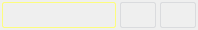
<?xml version="1.0" encoding="UTF-8"?>
<ui version="4.0">
 <class>ObjectLinkWidget</class>
 <widget class="QWidget" name="ObjectLinkWidget">
  <property name="geometry">
   <rect>
    <x>0</x>
    <y>0</y>
    <width>198</width>
    <height>30</height>
   </rect>
  </property>
  <property name="sizePolicy">
   <sizepolicy hsizetype="Preferred" vsizetype="Minimum">
    <horstretch>0</horstretch>
    <verstretch>0</verstretch>
   </sizepolicy>
  </property>
  <property name="windowTitle">
   <string>Graphics Object</string>
  </property>
  <property name="toolTip">
   <string/>
  </property>
  <layout class="QHBoxLayout" name="horizontalLayout">
   <property name="spacing">
    <number>0</number>
   </property>
   <property name="margin">
    <number>0</number>
   </property>
   <item>
    <widget class="QObjectLinkWidgetPushButton" name="objectNamePB">
     <property name="sizePolicy">
      <sizepolicy hsizetype="Expanding" vsizetype="Preferred">
       <horstretch>0</horstretch>
       <verstretch>0</verstretch>
      </sizepolicy>
     </property>
     <property name="palette">
      <palette>
       <active>
        <colorrole role="WindowText">
         <brush brushstyle="SolidPattern">
          <color alpha="255">
           <red>0</red>
           <green>0</green>
           <blue>0</blue>
          </color>
         </brush>
        </colorrole>
        <colorrole role="Button">
         <brush brushstyle="LinearGradientPattern">
          <gradient startx="0.000000000000000" starty="0.000000000000000" endx="0.000000000000000" endy="1.000000000000000" type="LinearGradient" spread="PadSpread" coordinatemode="ObjectBoundingMode">
           <gradientstop position="0.000000000000000">
            <color alpha="255">
             <red>253</red>
             <green>253</green>
             <blue>126</blue>
            </color>
           </gradientstop>
           <gradientstop position="1.000000000000000">
            <color alpha="255">
             <red>253</red>
             <green>253</green>
             <blue>126</blue>
            </color>
           </gradientstop>
          </gradient>
         </brush>
        </colorrole>
        <colorrole role="Light">
         <brush brushstyle="SolidPattern">
          <color alpha="255">
           <red>255</red>
           <green>255</green>
           <blue>255</blue>
          </color>
         </brush>
        </colorrole>
        <colorrole role="Midlight">
         <brush brushstyle="SolidPattern">
          <color alpha="255">
           <red>255</red>
           <green>255</green>
           <blue>191</blue>
          </color>
         </brush>
        </colorrole>
        <colorrole role="Dark">
         <brush brushstyle="SolidPattern">
          <color alpha="255">
           <red>127</red>
           <green>127</green>
           <blue>63</blue>
          </color>
         </brush>
        </colorrole>
        <colorrole role="Mid">
         <brush brushstyle="SolidPattern">
          <color alpha="255">
           <red>170</red>
           <green>170</green>
           <blue>84</blue>
          </color>
         </brush>
        </colorrole>
        <colorrole role="Text">
         <brush brushstyle="SolidPattern">
          <color alpha="255">
           <red>0</red>
           <green>0</green>
           <blue>0</blue>
          </color>
         </brush>
        </colorrole>
        <colorrole role="BrightText">
         <brush brushstyle="SolidPattern">
          <color alpha="255">
           <red>255</red>
           <green>255</green>
           <blue>255</blue>
          </color>
         </brush>
        </colorrole>
        <colorrole role="ButtonText">
         <brush brushstyle="SolidPattern">
          <color alpha="255">
           <red>0</red>
           <green>0</green>
           <blue>0</blue>
          </color>
         </brush>
        </colorrole>
        <colorrole role="Base">
         <brush brushstyle="LinearGradientPattern">
          <gradient startx="0.000000000000000" starty="0.000000000000000" endx="0.000000000000000" endy="1.000000000000000" type="LinearGradient" spread="PadSpread" coordinatemode="ObjectBoundingMode">
           <gradientstop position="0.000000000000000">
            <color alpha="255">
             <red>253</red>
             <green>253</green>
             <blue>126</blue>
            </color>
           </gradientstop>
           <gradientstop position="1.000000000000000">
            <color alpha="255">
             <red>253</red>
             <green>253</green>
             <blue>126</blue>
            </color>
           </gradientstop>
          </gradient>
         </brush>
        </colorrole>
        <colorrole role="Window">
         <brush brushstyle="LinearGradientPattern">
          <gradient startx="0.000000000000000" starty="0.000000000000000" endx="0.000000000000000" endy="1.000000000000000" type="LinearGradient" spread="PadSpread" coordinatemode="ObjectBoundingMode">
           <gradientstop position="0.000000000000000">
            <color alpha="255">
             <red>253</red>
             <green>253</green>
             <blue>126</blue>
            </color>
           </gradientstop>
           <gradientstop position="1.000000000000000">
            <color alpha="255">
             <red>253</red>
             <green>253</green>
             <blue>126</blue>
            </color>
           </gradientstop>
          </gradient>
         </brush>
        </colorrole>
        <colorrole role="Shadow">
         <brush brushstyle="SolidPattern">
          <color alpha="255">
           <red>0</red>
           <green>0</green>
           <blue>0</blue>
          </color>
         </brush>
        </colorrole>
        <colorrole role="AlternateBase">
         <brush brushstyle="SolidPattern">
          <color alpha="255">
           <red>255</red>
           <green>255</green>
           <blue>191</blue>
          </color>
         </brush>
        </colorrole>
       </active>
       <inactive>
        <colorrole role="WindowText">
         <brush brushstyle="SolidPattern">
          <color alpha="255">
           <red>0</red>
           <green>0</green>
           <blue>0</blue>
          </color>
         </brush>
        </colorrole>
        <colorrole role="Button">
         <brush brushstyle="LinearGradientPattern">
          <gradient startx="0.000000000000000" starty="0.000000000000000" endx="0.000000000000000" endy="1.000000000000000" type="LinearGradient" spread="PadSpread" coordinatemode="ObjectBoundingMode">
           <gradientstop position="0.000000000000000">
            <color alpha="255">
             <red>253</red>
             <green>253</green>
             <blue>126</blue>
            </color>
           </gradientstop>
           <gradientstop position="1.000000000000000">
            <color alpha="255">
             <red>253</red>
             <green>253</green>
             <blue>126</blue>
            </color>
           </gradientstop>
          </gradient>
         </brush>
        </colorrole>
        <colorrole role="Light">
         <brush brushstyle="SolidPattern">
          <color alpha="255">
           <red>255</red>
           <green>255</green>
           <blue>255</blue>
          </color>
         </brush>
        </colorrole>
        <colorrole role="Midlight">
         <brush brushstyle="SolidPattern">
          <color alpha="255">
           <red>255</red>
           <green>255</green>
           <blue>191</blue>
          </color>
         </brush>
        </colorrole>
        <colorrole role="Dark">
         <brush brushstyle="SolidPattern">
          <color alpha="255">
           <red>127</red>
           <green>127</green>
           <blue>63</blue>
          </color>
         </brush>
        </colorrole>
        <colorrole role="Mid">
         <brush brushstyle="SolidPattern">
          <color alpha="255">
           <red>170</red>
           <green>170</green>
           <blue>84</blue>
          </color>
         </brush>
        </colorrole>
        <colorrole role="Text">
         <brush brushstyle="SolidPattern">
          <color alpha="255">
           <red>0</red>
           <green>0</green>
           <blue>0</blue>
          </color>
         </brush>
        </colorrole>
        <colorrole role="BrightText">
         <brush brushstyle="SolidPattern">
          <color alpha="255">
           <red>255</red>
           <green>255</green>
           <blue>255</blue>
          </color>
         </brush>
        </colorrole>
        <colorrole role="ButtonText">
         <brush brushstyle="SolidPattern">
          <color alpha="255">
           <red>0</red>
           <green>0</green>
           <blue>0</blue>
          </color>
         </brush>
        </colorrole>
        <colorrole role="Base">
         <brush brushstyle="LinearGradientPattern">
          <gradient startx="0.000000000000000" starty="0.000000000000000" endx="0.000000000000000" endy="1.000000000000000" type="LinearGradient" spread="PadSpread" coordinatemode="ObjectBoundingMode">
           <gradientstop position="0.000000000000000">
            <color alpha="255">
             <red>253</red>
             <green>253</green>
             <blue>126</blue>
            </color>
           </gradientstop>
           <gradientstop position="1.000000000000000">
            <color alpha="255">
             <red>253</red>
             <green>253</green>
             <blue>126</blue>
            </color>
           </gradientstop>
          </gradient>
         </brush>
        </colorrole>
        <colorrole role="Window">
         <brush brushstyle="LinearGradientPattern">
          <gradient startx="0.000000000000000" starty="0.000000000000000" endx="0.000000000000000" endy="1.000000000000000" type="LinearGradient" spread="PadSpread" coordinatemode="ObjectBoundingMode">
           <gradientstop position="0.000000000000000">
            <color alpha="255">
             <red>253</red>
             <green>253</green>
             <blue>126</blue>
            </color>
           </gradientstop>
           <gradientstop position="1.000000000000000">
            <color alpha="255">
             <red>253</red>
             <green>253</green>
             <blue>126</blue>
            </color>
           </gradientstop>
          </gradient>
         </brush>
        </colorrole>
        <colorrole role="Shadow">
         <brush brushstyle="SolidPattern">
          <color alpha="255">
           <red>0</red>
           <green>0</green>
           <blue>0</blue>
          </color>
         </brush>
        </colorrole>
        <colorrole role="AlternateBase">
         <brush brushstyle="SolidPattern">
          <color alpha="255">
           <red>255</red>
           <green>255</green>
           <blue>191</blue>
          </color>
         </brush>
        </colorrole>
       </inactive>
       <disabled>
        <colorrole role="WindowText">
         <brush brushstyle="SolidPattern">
          <color alpha="255">
           <red>127</red>
           <green>127</green>
           <blue>63</blue>
          </color>
         </brush>
        </colorrole>
        <colorrole role="Button">
         <brush brushstyle="LinearGradientPattern">
          <gradient startx="0.000000000000000" starty="0.000000000000000" endx="0.000000000000000" endy="1.000000000000000" type="LinearGradient" spread="PadSpread" coordinatemode="ObjectBoundingMode">
           <gradientstop position="0.000000000000000">
            <color alpha="255">
             <red>253</red>
             <green>253</green>
             <blue>126</blue>
            </color>
           </gradientstop>
           <gradientstop position="1.000000000000000">
            <color alpha="255">
             <red>253</red>
             <green>253</green>
             <blue>126</blue>
            </color>
           </gradientstop>
          </gradient>
         </brush>
        </colorrole>
        <colorrole role="Light">
         <brush brushstyle="SolidPattern">
          <color alpha="255">
           <red>255</red>
           <green>255</green>
           <blue>255</blue>
          </color>
         </brush>
        </colorrole>
        <colorrole role="Midlight">
         <brush brushstyle="SolidPattern">
          <color alpha="255">
           <red>255</red>
           <green>255</green>
           <blue>191</blue>
          </color>
         </brush>
        </colorrole>
        <colorrole role="Dark">
         <brush brushstyle="SolidPattern">
          <color alpha="255">
           <red>127</red>
           <green>127</green>
           <blue>63</blue>
          </color>
         </brush>
        </colorrole>
        <colorrole role="Mid">
         <brush brushstyle="SolidPattern">
          <color alpha="255">
           <red>170</red>
           <green>170</green>
           <blue>84</blue>
          </color>
         </brush>
        </colorrole>
        <colorrole role="Text">
         <brush brushstyle="SolidPattern">
          <color alpha="255">
           <red>127</red>
           <green>127</green>
           <blue>63</blue>
          </color>
         </brush>
        </colorrole>
        <colorrole role="BrightText">
         <brush brushstyle="SolidPattern">
          <color alpha="255">
           <red>255</red>
           <green>255</green>
           <blue>255</blue>
          </color>
         </brush>
        </colorrole>
        <colorrole role="ButtonText">
         <brush brushstyle="SolidPattern">
          <color alpha="255">
           <red>127</red>
           <green>127</green>
           <blue>63</blue>
          </color>
         </brush>
        </colorrole>
        <colorrole role="Base">
         <brush brushstyle="LinearGradientPattern">
          <gradient startx="0.000000000000000" starty="0.000000000000000" endx="0.000000000000000" endy="1.000000000000000" type="LinearGradient" spread="PadSpread" coordinatemode="ObjectBoundingMode">
           <gradientstop position="0.000000000000000">
            <color alpha="255">
             <red>253</red>
             <green>253</green>
             <blue>126</blue>
            </color>
           </gradientstop>
           <gradientstop position="1.000000000000000">
            <color alpha="255">
             <red>253</red>
             <green>253</green>
             <blue>126</blue>
            </color>
           </gradientstop>
          </gradient>
         </brush>
        </colorrole>
        <colorrole role="Window">
         <brush brushstyle="LinearGradientPattern">
          <gradient startx="0.000000000000000" starty="0.000000000000000" endx="0.000000000000000" endy="1.000000000000000" type="LinearGradient" spread="PadSpread" coordinatemode="ObjectBoundingMode">
           <gradientstop position="0.000000000000000">
            <color alpha="255">
             <red>253</red>
             <green>253</green>
             <blue>126</blue>
            </color>
           </gradientstop>
           <gradientstop position="1.000000000000000">
            <color alpha="255">
             <red>253</red>
             <green>253</green>
             <blue>126</blue>
            </color>
           </gradientstop>
          </gradient>
         </brush>
        </colorrole>
        <colorrole role="Shadow">
         <brush brushstyle="SolidPattern">
          <color alpha="255">
           <red>0</red>
           <green>0</green>
           <blue>0</blue>
          </color>
         </brush>
        </colorrole>
        <colorrole role="AlternateBase">
         <brush brushstyle="SolidPattern">
          <color alpha="255">
           <red>255</red>
           <green>255</green>
           <blue>127</blue>
          </color>
         </brush>
        </colorrole>
       </disabled>
      </palette>
     </property>
     <property name="focusPolicy">
      <enum>Qt::NoFocus</enum>
     </property>
     <property name="autoFillBackground">
      <bool>false</bool>
     </property>
     <property name="styleSheet">
      <string notr="true"> QPushButton {
     border: 1px solid #fdfd7e;
     background-color: qlineargradient(x1: 0, y1: 0, x2: 0, y2: 1,
                                       stop: 0 #fdfd7e, stop: 1 #fdfd7e);
     border-radius: 2px;
     min-width: 34px;
     min-height: 24px;
     margin: 2px;
 }

 QPushButton:pressed {
     border: 2px solid #777777;
 }</string>
     </property>
     <property name="text">
      <string/>
     </property>
     <property name="flat">
      <bool>true</bool>
     </property>
    </widget>
   </item>
   <item>
    <widget class="QPushButton" name="removeObjectPB">
     <property name="sizePolicy">
      <sizepolicy hsizetype="Maximum" vsizetype="Preferred">
       <horstretch>0</horstretch>
       <verstretch>0</verstretch>
      </sizepolicy>
     </property>
     <property name="focusPolicy">
      <enum>Qt::NoFocus</enum>
     </property>
     <property name="toolTip">
      <string>Remove link object</string>
     </property>
     <property name="styleSheet">
      <string notr="true"> QPushButton {
     border: 1px solid #dadbde;
     background-color: qlineargradient(x1: 0, y1: 0, x2: 0, y2: 1,
                                       stop: 0 #dadbde, stop: 1 #f6f7fa);
     border-radius: 2px;
     min-width: 34px;
     min-height: 24px;
     margin: 2px;
 }

 QPushButton:pressed {
     border: 2px solid #777777;
 }</string>
     </property>
     <property name="text">
      <string/>
     </property>
     <property name="icon">
      <iconset>
       <normaloff>:/images/NemesisCore/widgets/object_deselect.svg</normaloff>:/images/NemesisCore/widgets/object_deselect.svg</iconset>
     </property>
     <property name="iconSize">
      <size>
       <width>22</width>
       <height>22</height>
      </size>
     </property>
     <property name="flat">
      <bool>false</bool>
     </property>
    </widget>
   </item>
   <item>
    <widget class="QPushButton" name="selectObjectPB">
     <property name="sizePolicy">
      <sizepolicy hsizetype="Minimum" vsizetype="Preferred">
       <horstretch>0</horstretch>
       <verstretch>0</verstretch>
      </sizepolicy>
     </property>
     <property name="focusPolicy">
      <enum>Qt::NoFocus</enum>
     </property>
     <property name="toolTip">
      <string>Select link object</string>
     </property>
     <property name="styleSheet">
      <string notr="true"> QPushButton {
     border: 1px solid #dadbde;
     background-color: qlineargradient(x1: 0, y1: 0, x2: 0, y2: 1,
                                       stop: 0 #dadbde, stop: 1 #f6f7fa);
     border-radius: 2px;
     min-width: 34px;
     min-height: 24px;
     margin: 2px;
 }

 QPushButton:checked {
     border: 2px solid #777777;
 }</string>
     </property>
     <property name="text">
      <string/>
     </property>
     <property name="icon">
      <iconset>
       <normaloff>:/images/NemesisCore/widgets/object_select.svg</normaloff>:/images/NemesisCore/widgets/object_select.svg</iconset>
     </property>
     <property name="iconSize">
      <size>
       <width>22</width>
       <height>22</height>
      </size>
     </property>
     <property name="checkable">
      <bool>true</bool>
     </property>
     <property name="checked">
      <bool>false</bool>
     </property>
     <property name="flat">
      <bool>false</bool>
     </property>
    </widget>
   </item>
  </layout>
 </widget>
 <customwidgets>
  <customwidget>
   <class>QObjectLinkWidgetPushButton</class>
   <extends>QPushButton</extends>
   <header location="global">ObjectLinkWidgetPushButton.hpp</header>
  </customwidget>
 </customwidgets>
 <resources/>
 <connections/>
</ui>
